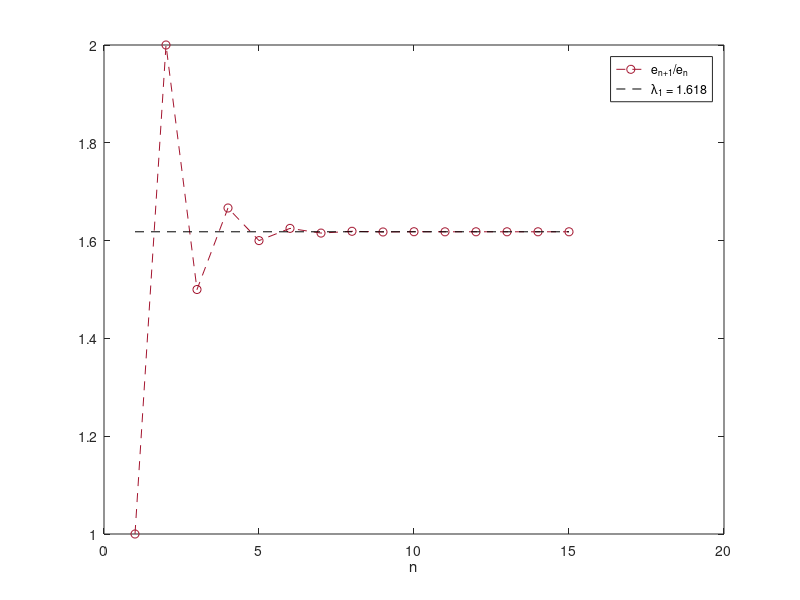

Here is the MATLAB script that generated this plot:
% Fig. 2.10: Quotient of consecutive Fibonacci numbers (book, Section 2.3, Eq. 2.15)
% system j_{n+1} = e_n, e_{n+1} = e_n + j_n; the quotient e_{n+1}/e_n tends to the dominant eigenvalue (golden ratio)
% (c) 2026 Philipp Kügler · Program for the book "Dynamical Systems in the Life Sciences" · MIT License (see LICENSE)
A = [0 1;
     1 1];
x = [1; 0];                              % (j_0, e_0): one young pair
e = x(2);
for k = 1:16
    x = A * x;
    e(end + 1) = x(2);
end
q = e(3:end) ./ e(2:end-1);
fprintf('eigenvalues of A: %.6f  %.6f\n', sort(eig(A)));
fprintf('e_{n+1}/e_n: '); fprintf('%.6f  ', q(end-3:end)); fprintf(' golden ratio: %.6f\n', (1 + sqrt(5)) / 2);

n = 1:numel(q);
plot(n, q, '--o', 'Color', [0.64 0.08 0.18]); hold on
plot([1 n(end)], (1 + sqrt(5)) / 2 * [1 1], 'k--'); hold off
xlabel('n'); legend('e_{n+1}/e_n', '\lambda_1 = 1.618');
